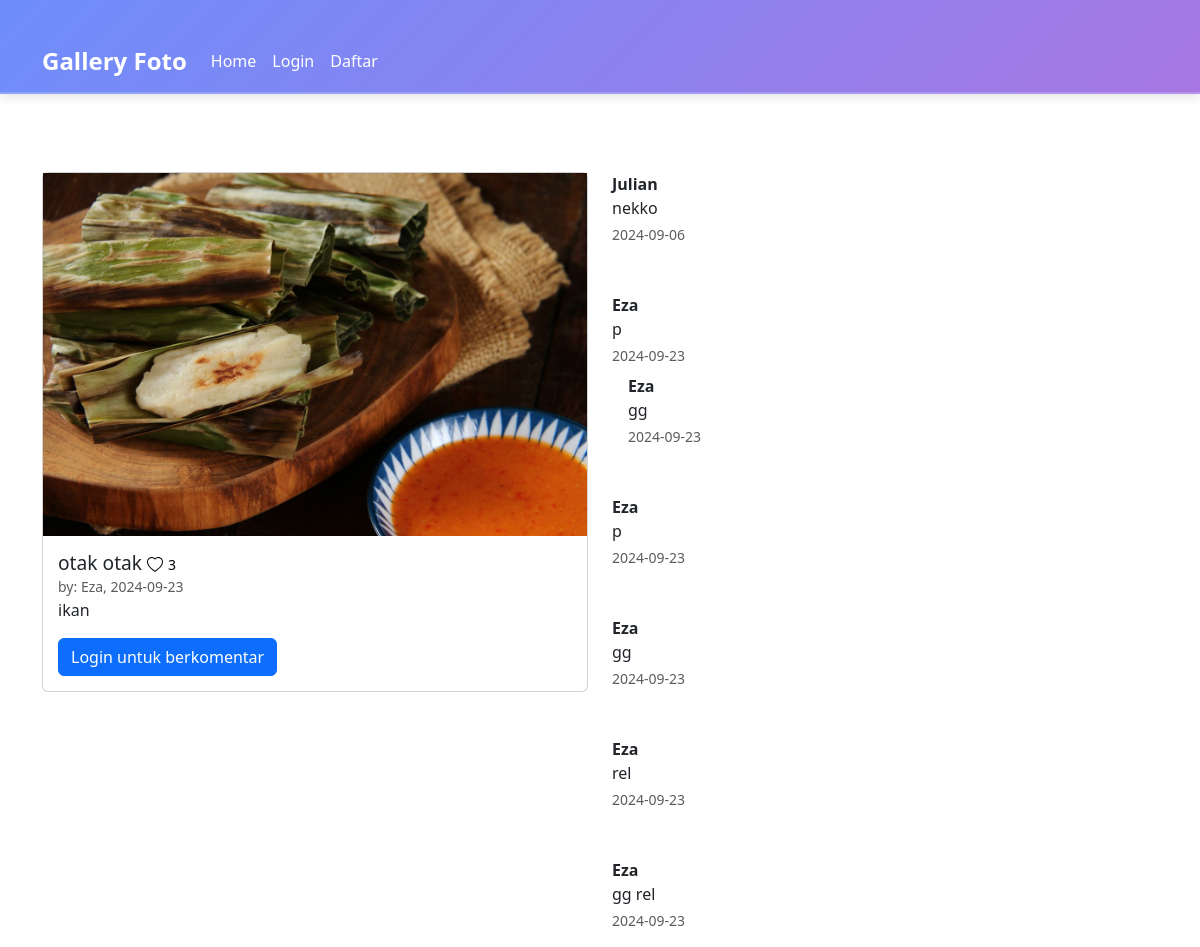
The page /omaga/index.php?url=detail&&id=11 on the database its author committed.
### tables this page shows
CREATE TABLE `foto` (
  `fotoid` int(11) NOT NULL,
  `judulfoto` varchar(255) NOT NULL,
  `deskripsifoto` text NOT NULL,
  `tanggalunggah` date NOT NULL,
  `namafile` varchar(255) NOT NULL,
  `albumid` int(11) NOT NULL,
  `userid` int(11) NOT NULL
);

CREATE TABLE `user` (
  `userid` int(11) NOT NULL,
  `username` varchar(255) NOT NULL,
  `password` varchar(255) NOT NULL,
  `email` varchar(255) NOT NULL,
  `namalengkap` varchar(255) NOT NULL,
  `alamat` text NOT NULL,
  `profile_picture` varchar(255) DEFAULT NULL
);

CREATE TABLE `komentar` (
  `komentarid` int(11) NOT NULL,
  `fotoid` int(11) NOT NULL,
  `userid` int(11) NOT NULL,
  `isikomentar` text NOT NULL,
  `tanggalkomentar` date NOT NULL,
  `parentid` int(11) DEFAULT NULL
);

### omaga/page/detail.php (the view, shortened to what this page needs)
<!DOCTYPE html>
<html lang="en">
<head>
    <link rel="stylesheet" href="https://cdnjs.cloudflare.com/ajax/libs/font-awesome/6.0.0-beta3/css/all.min.css">
</head>
<body>
<?php
include 'koneksi.php';
$userid = isset($_SESSION['userid']) ? $_SESSION['userid'] : null;
if (isset($_GET['id'])) {
    $fotoid = $_GET['id'];
    $details = mysqli_query($conn, "SELECT * FROM foto INNER JOIN user ON foto.userid = user.userid WHERE foto.fotoid = '$fotoid'");
    $data = mysqli_fetch_array($details);
    $likes = mysqli_num_rows(mysqli_query($conn, "SELECT * FROM likefoto WHERE fotoid='$fotoid'"));
    $cek = ($userid) ? mysqli_num_rows(mysqli_query($conn, "SELECT * FROM likefoto WHERE fotoid='$fotoid' AND userid='$userid'")) : 0;
} else {
    echo "ID foto tidak ditemukan!";
    exit;
}
?>
    <div class="container">
        <div class="row">
            <div class="col-6">
                <div class="card mt-5">
                    <img src="uploads/<?= $data['namafile'] ?>" alt="<?= $data['judulfoto'] ?>" class="object-fit-cover">
                    <div class="card-body">
                        <h3 class="card-title mb-0"><?= $data['judulfoto'] ?>
                        <a href="<?php if($userid){echo '?url=like&&id='.$data['fotoid'].'';}else{echo 'login.php';} ?>"
                           class="<?php if($cek != 0){echo 'liked';} ?>">
                            <span class="like-count"><?= $likes ?></span>
                        </a></h3>
                        <small class="text-muted mb-3">by: <?= $data['username'] ?>, <?= $data['tanggalunggah'] ?></small>
                        <p><?= $data['deskripsifoto'] ?></p>
                        <?php if($userid): ?>
                            <form action="?url=detail&&id=<?= $_GET['id'] ?>" method="post">
                            <div class="form-group d-flex flex-row">
                                <input type="hidden" name="fotoid" value="<?= $data['fotoid'] ?>">
                                <a href="?urlhome" class="btn btn-secondary">Back</a>
                                <input type="text" name="komentar" class="form-control" placeholder="Masukan Komentar Anda...">
                                <input type="submit" value="Kirim" name="submit" class="btn btn-secondary">
                            </div>
                        </form>
                        <?php else: ?>
                            <a href="login.php" class="btn btn-primary">Login untuk berkomentar</a>
                        <?php endif; ?>
                    </div>
                </div>
            </div>
            <div class="col-6">
    <?php
    $komen = mysqli_query($conn, "SELECT * FROM komentar INNER JOIN user ON komentar.userid=user.userid WHERE komentar.fotoid='$_GET[id]' AND parentid IS NULL");
    foreach ($komen as $komens):
    ?>
    <div class="comment">
        <p class="mb-0 fw-bold mt-5"><?= htmlspecialchars($komens['username']) ?></p>
        <p class="mb-1"><?= htmlspecialchars($komens['isikomentar']) ?></p>
        <p class="text-muted small mb-0"><?= htmlspecialchars($komens['tanggalkomentar']) ?></p>
        <?php
        $replies = mysqli_query($conn, "SELECT * FROM komentar INNER JOIN user ON komentar.userid=user.userid WHERE komentar.parentid='{$komens['komentarid']}'");
        foreach ($replies as $reply): ?>
        <div class="reply">
            <p class="mb-0 fw-bold"><?= htmlspecialchars($reply['username']) ?></p>
            <p class="mb-1"><?= htmlspecialchars($reply['isikomentar']) ?></p>
            <p class="text-muted small mb-0"><?= htmlspecialchars($reply['tanggalkomentar']) ?></p>
        </div>
        <?php endforeach; ?>
    </div>
    <?php endforeach; ?>
            </div>
        </div>
    </div>
</body>
</html>

### omaga/assets/css/style.css (style rules this page uses)
.container { margin-top: 30px; }
.card { margin-bottom: 20px; }
.card-body { padding: 15px; }
.card-title { font-size: 1.2rem; }
.btn { margin-right: 5px; }

### omaga/page/detail.php (style rules this page uses)
a { color: black; text-decoration: none; }
.like-count { font-size: 0.875rem; }
.comment { margin-bottom: 1rem; }
.reply { margin-left: 1rem; margin-top: 0.5rem; }

### rows shown on the page
foto: namafile (picture), judulfoto "otak otak", userid.username "Eza", tanggalunggah "2024-09-23", deskripsifoto "ikan"
komentar: userid.username "Julian", isikomentar "nekko", tanggalkomentar "2024-09-06"
komentar: userid.username "Eza", isikomentar "p", tanggalkomentar "2024-09-23"
komentar: userid.username "Eza", isikomentar "gg", tanggalkomentar "2024-09-23"
komentar: userid.username "Eza", isikomentar "p", tanggalkomentar "2024-09-23"
komentar: userid.username "Eza", isikomentar "gg", tanggalkomentar "2024-09-23"
komentar: userid.username "Eza", isikomentar "rel", tanggalkomentar "2024-09-23"
komentar: userid.username "Eza", isikomentar "gg rel", tanggalkomentar "2024-09-23"

### other values the page prints
$likes "3"
